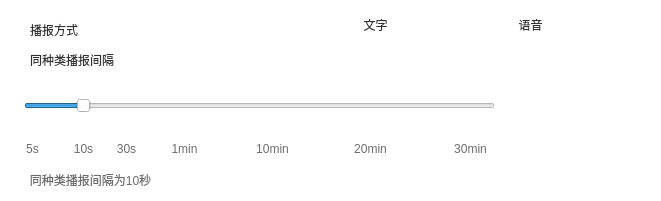
        <widget class="QWidget" name="widget_83" native="true">
         <property name="geometry">
          <rect>
           <x>0</x>
           <y>686</y>
           <width>661</width>
           <height>201</height>
          </rect>
         </property>
         <property name="styleSheet">
          <string notr="true">background-color: rgb(255, 255, 255);</string>
         </property>
         <widget class="QLabel" name="label_160">
          <property name="geometry">
           <rect>
            <x>30</x>
            <y>20</y>
            <width>61</width>
            <height>21</height>
           </rect>
          </property>
          <property name="styleSheet">
           <string notr="true">outline:0px;
font: 11pt &quot;思源黑体&quot;;
color:rgb(51, 51, 51);
border-width:0;
background: transparent;
border-style:outset;</string>
          </property>
          <property name="text">
           <string>&lt;html&gt;&lt;head/&gt;&lt;body&gt;&lt;p&gt;播报方式&lt;/p&gt;&lt;/body&gt;&lt;/html&gt;</string>
          </property>
         </widget>
         <widget class="QLabel" name="label_161">
          <property name="geometry">
           <rect>
            <x>350</x>
            <y>15</y>
            <width>51</width>
            <height>21</height>
           </rect>
          </property>
          <property name="styleSheet">
           <string notr="true">outline:0px;
font: 11pt &quot;思源黑体&quot;;
color:rgb(51, 51, 51);
border-width:0;
background: transparent;
border-style:outset;</string>
          </property>
          <property name="text">
           <string>&lt;html&gt;&lt;head/&gt;&lt;body&gt;&lt;p align=&quot;center&quot;&gt;文字&lt;/p&gt;&lt;/body&gt;&lt;/html&gt;</string>
          </property>
         </widget>
         <widget class="QLabel" name="label_162">
          <property name="geometry">
           <rect>
            <x>510</x>
            <y>10</y>
            <width>41</width>
            <height>31</height>
           </rect>
          </property>
          <property name="styleSheet">
           <string notr="true">outline:0px;
font: 11pt &quot;思源黑体&quot;;
color:rgb(51, 51, 51);
border-width:0;
background: transparent;
border-style:outset;</string>
          </property>
          <property name="text">
           <string>&lt;html&gt;&lt;head/&gt;&lt;body&gt;&lt;p align=&quot;center&quot;&gt;语音&lt;/p&gt;&lt;/body&gt;&lt;/html&gt;</string>
          </property>
         </widget>
         <widget class="SwitchButton" name="choose_word_switch_2" native="true">
          <property name="enabled">
           <bool>true</bool>
          </property>
          <property name="geometry">
           <rect>
            <x>410</x>
            <y>10</y>
            <width>80</width>
            <height>37</height>
           </rect>
          </property>
          <property name="autoFillBackground">
           <bool>false</bool>
          </property>
          <property name="styleSheet">
           <string notr="true">outline:0px;
background: transparent;
border-width:0;</string>
          </property>
          <layout class="QVBoxLayout" name="verticalLayout_32"/>
         </widget>
         <widget class="SwitchButton" name="choose_voice_switch_2" native="true">
          <property name="enabled">
           <bool>true</bool>
          </property>
          <property name="geometry">
           <rect>
            <x>560</x>
            <y>10</y>
            <width>80</width>
            <height>37</height>
           </rect>
          </property>
          <property name="autoFillBackground">
           <bool>false</bool>
          </property>
          <property name="styleSheet">
           <string notr="true">outline:0px;
background: transparent;
border-width:0;</string>
          </property>
          <layout class="QVBoxLayout" name="verticalLayout_33"/>
         </widget>
         <widget class="QLabel" name="label_163">
          <property name="geometry">
           <rect>
            <x>30</x>
            <y>50</y>
            <width>111</width>
            <height>21</height>
           </rect>
          </property>
          <property name="styleSheet">
           <string notr="true">outline:0px;
font: 11pt &quot;思源黑体&quot;;
color:rgb(51, 51, 51);
border-width:0;
background: transparent;
border-style:outset;</string>
          </property>
          <property name="text">
           <string>&lt;html&gt;&lt;head/&gt;&lt;body&gt;&lt;p&gt;同种类播报间隔&lt;/p&gt;&lt;/body&gt;&lt;/html&gt;</string>
          </property>
         </widget>
         <widget class="QLabel" name="label_164">
          <property name="geometry">
           <rect>
            <x>20</x>
            <y>170</y>
            <width>141</width>
            <height>21</height>
           </rect>
          </property>
          <property name="styleSheet">
           <string notr="true">color: rgb(109, 109, 109);</string>
          </property>
          <property name="text">
           <string>&lt;html&gt;&lt;head/&gt;&lt;body&gt;&lt;p align=&quot;center&quot;&gt;同种类播报间隔为10秒&lt;/p&gt;&lt;/body&gt;&lt;/html&gt;</string>
          </property>
         </widget>
         <widget class="QLabel" name="label_165">
          <property name="geometry">
           <rect>
            <x>22</x>
            <y>139</y>
            <width>21</width>
            <height>21</height>
           </rect>
          </property>
          <property name="styleSheet">
           <string notr="true">color: rgb(109, 109, 109);</string>
          </property>
          <property name="text">
           <string>&lt;html&gt;&lt;head/&gt;&lt;body&gt;&lt;p align=&quot;center&quot;&gt;5s&lt;/p&gt;&lt;/body&gt;&lt;/html&gt;</string>
          </property>
         </widget>
         <widget class="QLabel" name="label_166">
          <property name="geometry">
           <rect>
            <x>68</x>
            <y>139</y>
            <width>31</width>
            <height>21</height>
           </rect>
          </property>
          <property name="styleSheet">
           <string notr="true">color: rgb(109, 109, 109);</string>
          </property>
          <property name="text">
           <string>&lt;html&gt;&lt;head/&gt;&lt;body&gt;&lt;p align=&quot;center&quot;&gt;10s&lt;/p&gt;&lt;/body&gt;&lt;/html&gt;</string>
          </property>
         </widget>
         <widget class="QLabel" name="label_167">
          <property name="geometry">
           <rect>
            <x>111</x>
            <y>139</y>
            <width>31</width>
            <height>21</height>
           </rect>
          </property>
          <property name="styleSheet">
           <string notr="true">color: rgb(109, 109, 109);</string>
          </property>
          <property name="text">
           <string>&lt;html&gt;&lt;head/&gt;&lt;body&gt;&lt;p align=&quot;center&quot;&gt;30s&lt;/p&gt;&lt;/body&gt;&lt;/html&gt;</string>
          </property>
         </widget>
         <widget class="QLabel" name="label_168">
          <property name="geometry">
           <rect>
            <x>164</x>
            <y>139</y>
            <width>41</width>
            <height>21</height>
           </rect>
          </property>
          <property name="styleSheet">
           <string notr="true">color: rgb(109, 109, 109);</string>
          </property>
          <property name="text">
           <string>&lt;html&gt;&lt;head/&gt;&lt;body&gt;&lt;p align=&quot;center&quot;&gt;1min&lt;/p&gt;&lt;/body&gt;&lt;/html&gt;</string>
          </property>
         </widget>
         <widget class="QLabel" name="label_169">
          <property name="geometry">
           <rect>
            <x>247</x>
            <y>139</y>
            <width>51</width>
            <height>21</height>
           </rect>
          </property>
          <property name="styleSheet">
           <string notr="true">color: rgb(109, 109, 109);</string>
          </property>
          <property name="text">
           <string>&lt;html&gt;&lt;head/&gt;&lt;body&gt;&lt;p align=&quot;center&quot;&gt;10min&lt;/p&gt;&lt;/body&gt;&lt;/html&gt;</string>
          </property>
         </widget>
         <widget class="QLabel" name="label_170">
          <property name="geometry">
           <rect>
            <x>345</x>
            <y>139</y>
            <width>51</width>
            <height>21</height>
           </rect>
          </property>
          <property name="styleSheet">
           <string notr="true">color: rgb(109, 109, 109);</string>
          </property>
          <property name="text">
           <string>&lt;html&gt;&lt;head/&gt;&lt;body&gt;&lt;p align=&quot;center&quot;&gt;20min&lt;/p&gt;&lt;/body&gt;&lt;/html&gt;</string>
          </property>
         </widget>
         <widget class="QLabel" name="label_171">
          <property name="geometry">
           <rect>
            <x>445</x>
            <y>139</y>
            <width>51</width>
            <height>21</height>
           </rect>
          </property>
          <property name="styleSheet">
           <string notr="true">color: rgb(109, 109, 109);</string>
          </property>
          <property name="text">
           <string>&lt;html&gt;&lt;head/&gt;&lt;body&gt;&lt;p align=&quot;center&quot;&gt;30min&lt;/p&gt;&lt;/body&gt;&lt;/html&gt;</string>
          </property>
         </widget>
         <widget class="sliderPointer" name="voice_tip_slider_2">
          <property name="geometry">
           <rect>
            <x>24</x>
            <y>70</y>
            <width>471</width>
            <height>71</height>
           </rect>
          </property>
          <property name="styleSheet">
           <string notr="true">QSlider::groove:horizontal{
image: url(:/images/resources/images/ui/SHGCSetUp/timeRuler.png) center;
background:rgba(255, 255, 255, 0);
margin-top: 0px;
margin-bottom: -40px;
margin-left: 10px;
margin-right: 25px;

}

QSlider::handle:horizontal{
margin-top: 20px;
margin-bottom: 45px;
margin-right: -35px;
margin-left: -35px;
image:url(:/images/resources/images/ui/SHGCSetUp/this.png);
}
</string>
          </property>
          <property name="minimum">
           <number>0</number>
          </property>
          <property name="maximum">
           <number>44</number>
          </property>
          <property name="pageStep">
           <number>1</number>
          </property>
          <property name="value">
           <number>5</number>
          </property>
          <property name="sliderPosition">
           <number>5</number>
          </property>
          <property name="orientation">
           <enum>Qt::Horizontal</enum>
          </property>
         </widget>
         <widget class="QWidget" name="widget_84" native="true">
          <property name="geometry">
           <rect>
            <x>560</x>
            <y>110</y>
            <width>75</width>
            <height>36</height>
           </rect>
          </property>
          <property name="minimumSize">
           <size>
            <width>75</width>
            <height>36</height>
           </size>
          </property>
          <property name="styleSheet">
           <string notr="true">border-image: url(:/images/resources/images/ui/SHGCSetUp/default.png);</string>
          </property>
          <widget class="QPushButton" name="btn_broadcast_tip_2">
           <property name="geometry">
            <rect>
             <x>0</x>
             <y>0</y>
             <width>75</width>
             <height>36</height>
            </rect>
           </property>
           <property name="minimumSize">
            <size>
             <width>75</width>
             <height>36</height>
            </size>
           </property>
           <property name="font">
            <font>
             <family>黑体</family>
             <pointsize>11</pointsize>
             <weight>50</weight>
             <bold>false</bold>
            </font>
           </property>
           <property name="styleSheet">
            <string notr="true">QPushButton{
background:url(); background-repeat: no-repeat;background-position:left;border:none;color: rgb(255, 255, 255);}
</string>
           </property>
           <property name="text">
            <string>默认</string>
           </property>
           <property name="iconSize">
            <size>
             <width>80</width>
             <height>40</height>
            </size>
           </property>
           <property name="checkable">
            <bool>false</bool>
           </property>
           <property name="autoRepeat">
            <bool>false</bool>
           </property>
           <property name="autoExclusive">
            <bool>false</bool>
           </property>
           <property name="autoDefault">
            <bool>false</bool>
           </property>
           <property name="flat">
            <bool>false</bool>
           </property>
          </widget>
         </widget>
        </widget>
